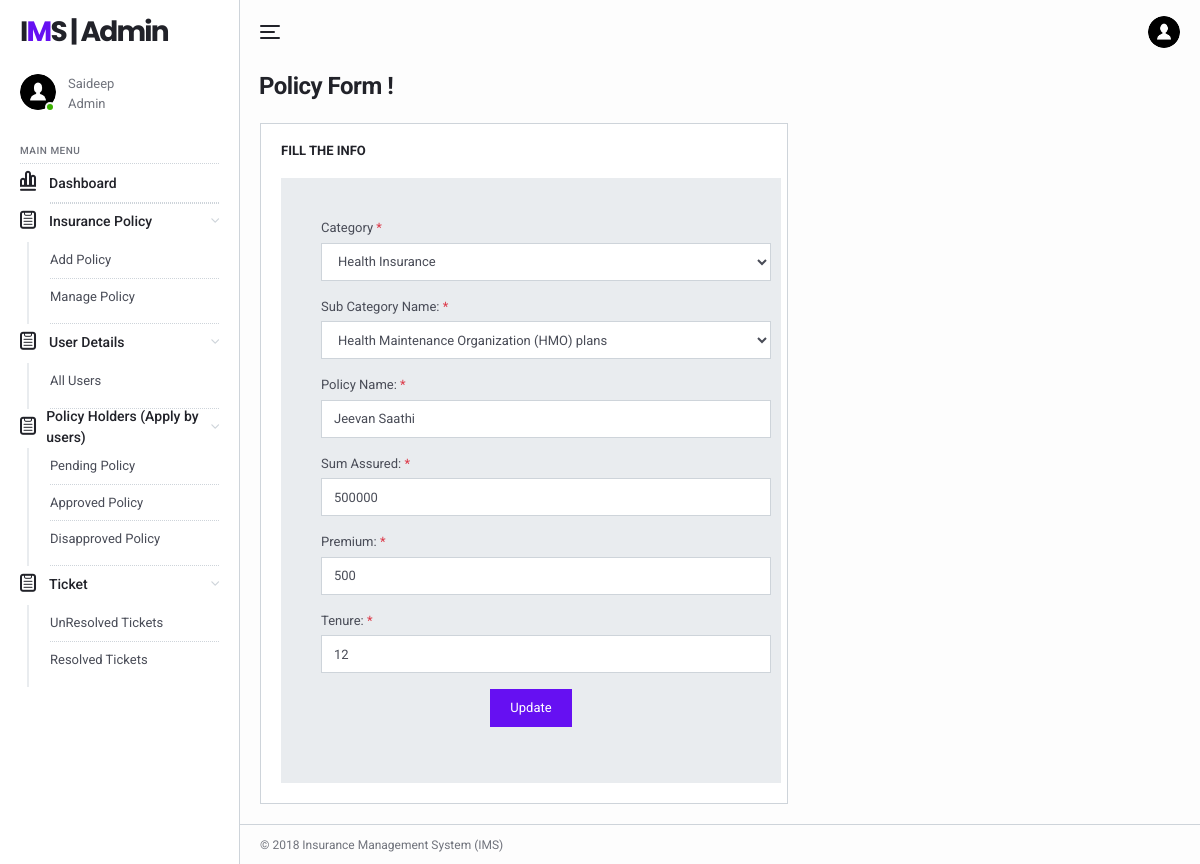
The app's page /IMS/admin/edit-policyform.php?polid=8 (signed in) with its own data.
### tables this page shows
CREATE TABLE `tblimsadmin` (
  `ID` int(11) NOT NULL,
  `AdminName` varchar(120) DEFAULT NULL,
  `AdminUsername` varchar(45) DEFAULT NULL,
  `Password` varchar(45) DEFAULT NULL,
  `AdminRegdate` timestamp NULL DEFAULT current_timestamp()
);

CREATE TABLE `tblpolicy` (
  `ID` int(11) NOT NULL,
  `SubcategoryId` int(25) NOT NULL,
  `CategoryId` int(25) DEFAULT NULL,
  `PolicyName` varchar(45) DEFAULT NULL,
  `Sumassured` int(11) DEFAULT NULL,
  `Premium` varchar(45) DEFAULT NULL,
  `Tenure` int(10) DEFAULT NULL,
  `CreationDate` timestamp NOT NULL DEFAULT current_timestamp() ON UPDATE current_timestamp()
);

CREATE TABLE `category` (
  `ID` int(11) NOT NULL,
  `CategoryName` varchar(45) DEFAULT NULL,
  `CreationDate` timestamp NULL DEFAULT current_timestamp()
);

CREATE TABLE `tblsubcategory` (
  `id` int(11) NOT NULL,
  `CategoryId` int(25) NOT NULL,
  `SubcategoryName` varchar(200) NOT NULL,
  `CreationDate` timestamp NULL DEFAULT current_timestamp(),
  `UpdationDate` timestamp NULL DEFAULT NULL ON UPDATE current_timestamp()
);

### IMS/admin/edit-policyform.php (the view, shortened to what this page needs)
<?php
include('includes/dbconnection.php');
if (strlen($_SESSION['aid']==0)) {
  header('location:logout.php');
  } else{
  ?>
<!DOCTYPE html>
<html lang="en">
  <head>
    <link href="../lib/fontawesome-free/css/all.min.css" rel="stylesheet">
    <link href="../lib/ionicons/css/ionicons.min.css" rel="stylesheet">
    <link href="../lib/typicons.font/typicons.css" rel="stylesheet">
    <link href="../lib/morris.js/morris.css" rel="stylesheet">
    <link href="../lib/flag-icon-css/css/flag-icon.min.css" rel="stylesheet">
    <link href="../lib/jqvmap/jqvmap.min.css" rel="stylesheet">
    <link rel="stylesheet" href="../css/azia.css">
  </head>
  <body class="az-body az-body-sidebar">
<?php include_once('includes/sidebar.php');?>
    <div class="az-content az-content-dashboard-two">
<?php include_once('includes/header.php');?>
      <div class="az-content-header d-block d-md-flex">
        <div>
          <h2 class="az-content-title mg-b-5 mg-b-lg-8">Policy Form !</h2>
        </div>
      </div>
      <div class="az-content-body">
        <div class="row row-sm mg-b-20 mg-lg-b-0">
          <div class="col-md-12 col-xl-7">
            <div class="card card-table-two">
              <h6 class="card-title"> Fill the Info</h6>
            <form method="post">
  <?php
  $sid=$_GET['polid'];
$ret=mysqli_query($con,"select category.CategoryName as catname,category.ID as catid,tblsubcategory.SubcategoryName as subcat,tblsubcategory.id as scatid, tblpolicy.PolicyName,tblpolicy.CreationDate as cdate,tblpolicy.ID,tblpolicy.Sumassured,tblpolicy.Premium,tblpolicy.Tenure  from tblpolicy inner join category on category.ID=tblpolicy.CategoryId inner join tblsubcategory on  tblsubcategory.id=tblpolicy.SubcategoryId where tblpolicy.id='$sid'" );
while ($row=mysqli_fetch_array($ret)) {
  ?> </p>
         <div class="d-flex flex-column wd-md-500 pd-30 pd-sm-40 bg-gray-200">
               <div class="form-group">
                  <label class="form-label">Category <span class="tx-danger">*</span></label>
                  <select name="category" id="category" required="true" class="form-control wd-450" onChange="getSubCat(this.value)" >
                    <option value="<?php echo $row['catid'];?>"><?php echo $row['catname'];?></option>
                                </select>
                </div>
               <div class="form-group">
                  <label class="form-label">Sub Category Name: <span class="tx-danger">*</span></label>
                  <select name="subcategory"  id="subcategory" class="form-control wd-450" required="true">
                    <option value="<?php echo $row['scatid'];?>"><?php echo $row['subcat'];?></option>
                  </select>
                  </div>
<div class="form-group">
                  <label class="form-label">Policy Name: <span class="tx-danger">*</span></label>
                  <input type="text" name="policyname" class="form-control wd-450" required="true" value="<?php echo $row['PolicyName'];?>">
                </div>
<div class="form-group">
                  <label class="form-label">Sum Assured: <span class="tx-danger">*</span></label>
                  <input type="text" name="sumassured" class="form-control wd-450" required="true" value="<?php echo $row['Sumassured'];?>">
                </div>
                <div class="form-group">
                  <label class="form-label">Premium: <span class="tx-danger">*</span></label>
                  <input type="text" name="premium" class="form-control wd-450" required="true" value="<?php echo $row['Premium'];?>">
                </div>
<div class="form-group">
                  <label class="form-label">Tenure: <span class="tx-danger">*</span></label>
                  <input type="text" name="tenure" class="form-control wd-450" required="true" value="<?php echo $row['Tenure'];?>">
                </div>
                <?php } ?>
            <div class="form-group" align="center">
              <button type="submit" name="submit" class="btn btn-az-primary pd-x-20">Update</button>
            </div>
            </div></div>
              </div>
            </div>
          </div>
    <?php include_once('includes/footer.php');?>
    </div>
  </body>
</html>
<?php  } ?>

### IMS/admin/includes/sidebar.php
  <div class="az-sidebar">
      <div class="az-sidebar-header">
        <a href="#" class="az-logo">I<span>M</span>S | Admin</a>
      </div>
      <div class="az-sidebar-loggedin">
        <div class="az-img-user online"><img src="../img/user.png" alt=""></div>
        <div class="media-body">
                      <?php
$adminid=$_SESSION['aid'];
$ret=mysqli_query($con,"select AdminName from tblimsadmin where ID='$adminid'");
$row=mysqli_fetch_array($ret);
$name=$row['AdminName'];
?>
                  <span><?php echo $name; ?></span>
          <span>Admin</span>
        </div>
      </div>
      <div class="az-sidebar-body">
        <ul class="nav">
          <li class="nav-label">Main Menu</li>
            <li class="nav-item show">
            <a href="dashboard.php" class="nav-link"><i class="typcn typcn-chart-bar-outline"></i>Dashboard</a>
          </li>
<li class="nav-item show">
<li class="nav-item show">
            <a href="#" class="nav-link with-sub"><i class="typcn typcn-clipboard"></i>Insurance Policy</a>
            <nav class="nav-sub">
              <a href="policyform.php" class="nav-sub-link">Add Policy</a>
              <a href="manage-policyform.php" class="nav-sub-link">Manage Policy</a>
            </nav>
          </li>
          <li class="nav-item show">
            <a href="" class="nav-link with-sub"><i class="typcn typcn-clipboard"></i>User Details</a>
            <nav class="nav-sub">
              <a href="user-detail.php" class="nav-sub-link">All Users</a>
            </nav>
          </li>
<li class="nav-item show">
            <a href="#" class="nav-link with-sub"><i class="typcn typcn-clipboard"></i>Policy Holders (Apply by users)</a>
            <nav class="nav-sub">
              <a href="pending-policy.php" class="nav-sub-link">Pending Policy</a>
            <a href="approve-policy.php" class="nav-sub-link">Approved Policy</a>
            <a href="disapprove-policy.php" class="nav-sub-link">Disapproved Policy</a>
            </nav>
          </li>
          <li class="nav-item show">
            <a href="" class="nav-link with-sub"><i class="typcn typcn-clipboard"></i>Ticket</a>
            <nav class="nav-sub">
              <a href="unresolved-tickets.php" class="nav-sub-link">UnResolved Tickets</a>
              <a href="resolved-tickets.php" class="nav-sub-link">Resolved Tickets</a>
            </nav>
          </li>
        </ul>
      </div>
    </div>

### records on screen
tblimsadmin: AdminName "Saideep"
tblpolicy: category "Health Insurance", subcategory "Health Maintenance Organization (HMO) plans", policyname "Jeevan Saathi", sumassured "500000", premium "500", tenure "12"
